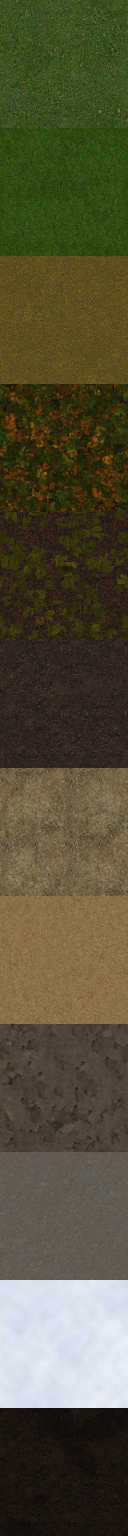
#> input picture game/assets/tex/ter_albedo_1024.jpg, 1024 x 12288 px, found by its file name (shown at 1/8 size)
$ python textures8.py ../game/assets/tex/ter_albedo_1024.jpg ../game/assets/tex/ter_normal_512.jpg
#> lines starting #> are read from the running program, lines starting #| are printed output that depends on the picture
"""Textures for the 8 x 8 km valley map and its buildings.
- terrain array from the browser game's ground strips (assets/tex: grass, lush, dry, forest, needles, soil, cracked, sand,
  rock, gravel, snow, mud), toned for the shared terrain shader, packed normal/roughness/height maps;
- trees: bark and leaf layers and ground sprites (grass, flowers, fern, ivy...) from assets/veg;
- buildings: plaster, interior plaster, brick, concrete, clay roof tiles, corrugated metal, floor tiles, asphalt, carrier deck,
  painted metal, a computer screen.
usage: python3 textures8.py <game_assets_dir> <project_dir>"""
import math
import os
import sys

import numpy as np
from PIL import Image
from scipy import ndimage

sys.path.insert(0, os.path.dirname(__file__))
from texlib import normal_from_height, tileable  # noqa: E402

SRC, PROJ = sys.argv[1], sys.argv[2]
TV = PROJ + '/textures/v8'
TB = PROJ + '/textures/b'
os.makedirs(TV, exist_ok=True)
os.makedirs(TB, exist_ok=True)


def strip_layer(path, n, i, size=None, mode='RGB'):
#> called with n = 12, i = 0, size = 1024, mode = 'RGB'
    im = Image.open(path).convert(mode)
#> im is the input picture: PIL image 1024x12288 RGB; mean R, G, B 84.9, 80.9, 56.7
    w, h = im.size
#> w = 1024; h = 12288
    lh = h // n
#> lh = 1024
    tile = im.crop((0, i * lh, w, (i + 1) * lh))
    if size and tile.size[0] != size:
        tile = tile.resize((size, size), Image.LANCZOS)
    return np.asarray(tile).astype(np.float64) / 255.0


def save_rgb(a, path, q=90):
    im = Image.fromarray(np.clip(a * 255 + 0.5, 0, 255).astype(np.uint8))
    if path.endswith('.jpg'):
        im.save(path, quality=q, optimize=True)
    else:
        im.save(path, optimize=True)


def save_rgba(a, path):
    Image.fromarray(np.clip(a * 255 + 0.5, 0, 255).astype(np.uint8), 'RGBA').save(path, optimize=True)


def pnoise(W, H, fx, fy, seed, order=3):
    g = np.random.RandomState(seed).rand(fy, fx)
    gg = np.tile(g, (3, 3))
    z = ndimage.zoom(gg, (H / fy, W / fx), order=order)
    return z[H:2 * H, W:2 * W]


def fbm(W, H, fx, fy, seed, oct=5, gain=0.5):
    out = np.zeros((H, W))
    a, tot = 1.0, 0.0
    for o in range(oct):
        out += a * pnoise(W, H, fx * 2 ** o, fy * 2 ** o, seed + o * 17)
        tot += a
        a *= gain
    out /= tot
    return (out - out.min()) / (out.max() - out.min() + 1e-9)


def nrh(height, rough, strength=2.0):
    n = normal_from_height(height, strength)
    rough = np.broadcast_to(np.asarray(rough, np.float64), height.shape)
    return np.dstack([n[..., 0], n[..., 1], np.clip(rough, 0, 1), np.clip(height, 0, 1)])


def lum(a):
    return a[..., 0] * 0.299 + a[..., 1] * 0.587 + a[..., 2] * 0.114
#> returned value: shape (1024, 1024) float64


def tone(a, target, sat=1.0, tint=(1, 1, 1)):
    l = lum(a)
    a = a * (target / max(l.mean(), 1e-4))
    l2 = lum(a)[..., None]
    a = l2 + (a - l2) * sat
#> call 2 of strip_layer, with n = 12, i = 0, size = 512, mode = 'RGB'
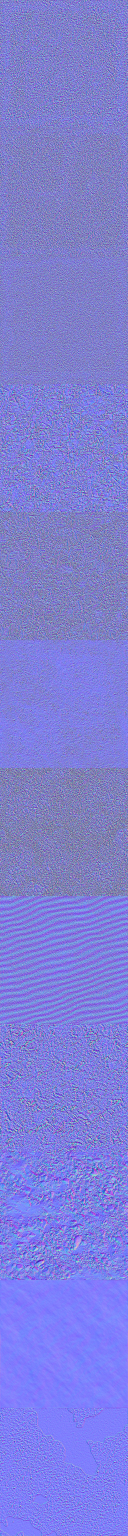
#> input picture game/assets/tex/ter_normal_512.jpg, 512 x 6144 px, found by its file name (shown at 1/4 size)
#> in strip_layer, im is the input picture: PIL image 512x6144 RGB; mean R, G, B 126.8, 127.1, 215.4
    return np.clip(a * np.asarray(tint), 0, 1)


def blur(a, s):
#> called with s = 1
    return ndimage.gaussian_filter(a, s, mode='wrap')


def norm01(a):
    return (a - a.min()) / (a.max() - a.min() + 1e-9)


# ------------------------------------------------------------------ terrain array (8 layers)
print('terrain', flush=True)
TL = ['grass', 'lush', 'dry', 'forest', 'needles', 'soil', 'cracked', 'sand', 'rock', 'gravel', 'snow', 'mud']
ALB = SRC + '/tex/ter_albedo_1024.jpg'
NRM = SRC + '/tex/ter_normal_512.jpg'
# valley layer: (source layer, target luminance, saturation, roughness, normal strength)
V8 = [('grass', 0.30, 0.95, 0.92), ('lush', 0.27, 1.0, 0.9), ('forest', 0.24, 0.95, 0.92), ('soil', 0.26, 0.9, 0.9),
      ('mud', 0.17, 0.85, 0.55), ('sand', 0.44, 0.85, 0.93), ('rock', 0.36, 0.8, 0.78), ('gravel', 0.34, 0.75, 0.88)]
alb_l, nrh_l = [], []
for name, tl, sat, rough in V8:
    i = TL.index(name)
    a = tone(strip_layer(ALB, 12, i, 1024), tl, sat)
    nm = strip_layer(NRM, 12, i, 512)
    h = blur(lum(np.asarray(Image.fromarray((a * 255).astype(np.uint8)).resize((512, 512), Image.LANCZOS)) / 255.0), 1.0)
    h = norm01(h)
    alb_l.append(a)
    nrh_l.append(np.dstack([nm[..., 0], nm[..., 1], np.full((512, 512), rough), h]))
save_rgb(np.concatenate(alb_l, 0), TV + '/terrain_albedo.jpg', 92)
save_rgba(np.concatenate(nrh_l, 0), TV + '/terrain_nrh.png')
#> in save_rgba, `Image.fromarray(np.clip(a * 255 + 0.5, 0, 255).astype(np.uint8), 'RGBA..`:
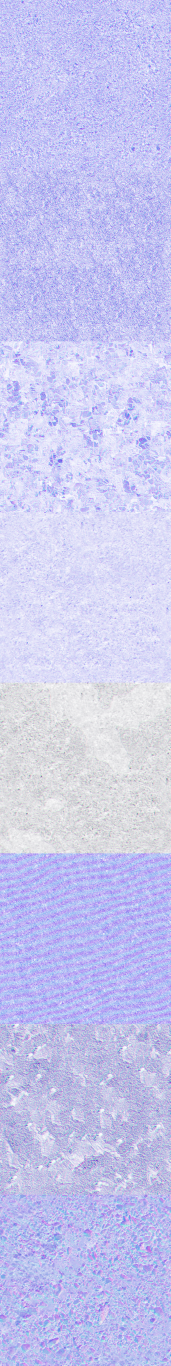
#> saved as terrain_nrh.png: PIL image 512x4096 RGBA (shown at 1/3 size); mean R, G, B, A 126.8, 127.2, 216.2, 108.9; transparent parts drawn white

# ------------------------------------------------------------------ trees and ground sprites
print('veg', flush=True)
BARK = ['oak', 'ash', 'pine', 'birch', 'cedar', 'moss', 'olive', 'dead', 'palm', 'plane']
LEAF = ['oak', 'ash', 'aspen', 'pine', 'palm', 'plane', 'planetwig']
GROUND = ['grass', 'grass_tall', 'grass_dry', 'flowers', 'fern', 'reeds', 'wheat', 'barley', 'greens', 'tomato', 'cotton',
          'sunflower', 'corn', 'shrub', 'tundra', 'beachgrass', 'poppy', 'lavender', 'daisy', 'buttercup', 'blades', 'blades2',
          'tuft', 'ivy']
for i, n in enumerate(BARK):
    if n in ('olive', 'palm'):
        continue
    a = strip_layer(SRC + '/veg/bark_albedo_v2.jpg', len(BARK), i, 512)
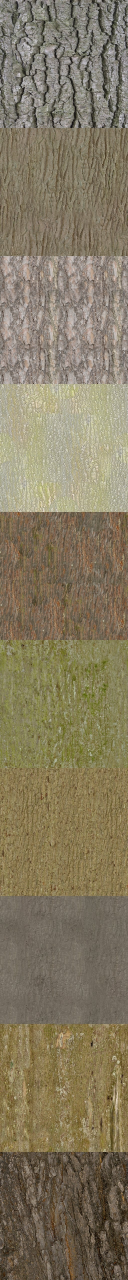
#> input picture game/assets/veg/bark_albedo_v2.jpg, 512 x 5120 px, found by its file name (shown at 1/4 size)
#> in strip_layer, im is the input picture: PIL image 512x5120 RGB; mean R, G, B 131.9, 121.4, 97
    nm = strip_layer(SRC + '/veg/bark_normal_v2.jpg', len(BARK), i, 512)
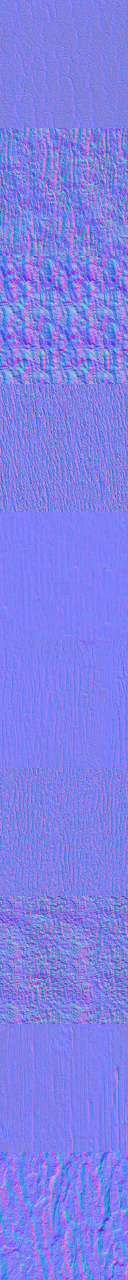
#> input picture game/assets/veg/bark_normal_v2.jpg, 512 x 5120 px, found by its file name (shown at 1/4 size)
#> in strip_layer, im is the input picture: PIL image 512x5120 RGB; mean R, G, B 126.8, 127.7, 232.6
#> in strip_layer (call 18), `tile = im.crop((0, i * lh, w, (i + 1) * lh))`:
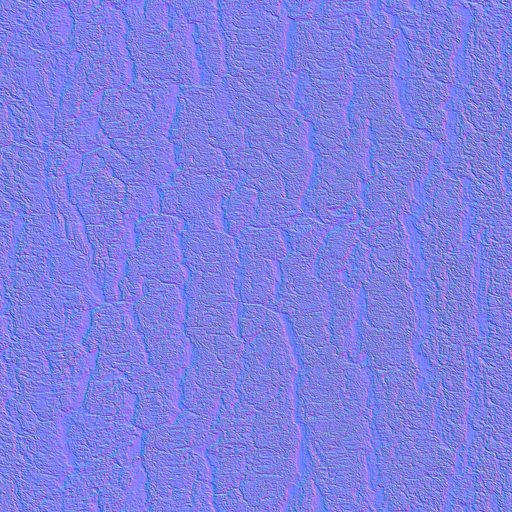
#> tile: PIL image 512x512 RGB; mean R, G, B 127.6, 127.9, 228.5
    save_rgb(a, TV + '/bark_%s.jpg' % n, 90)
    h = norm01(blur(lum(a), 0.8))
#> in norm01 (call 9), `return (a - a.min()) / (a.max() - a.min() + 1e-9)`:
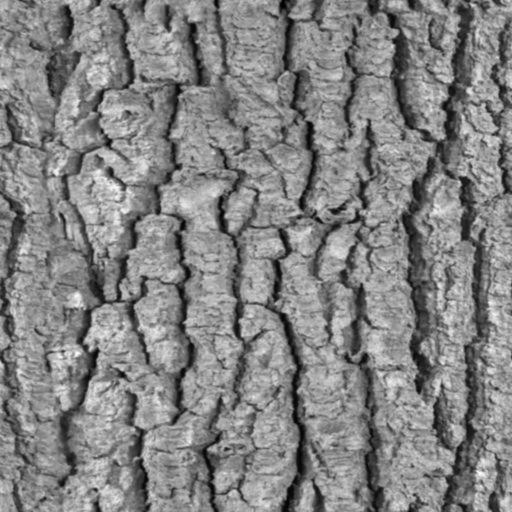
#> returned value: shape (512, 512) float64; min 0, max 1, mean 0.517
    save_rgba(np.dstack([nm[..., 0], nm[..., 1], np.full((512, 512), 0.9), h]), TV + '/bark_%s_nrh.png' % n)
#> in save_rgba (call 2), `Image.fromarray(np.clip(a * 255 + 0.5, 0, 255).astype(np.uint8), 'RGBA..`:
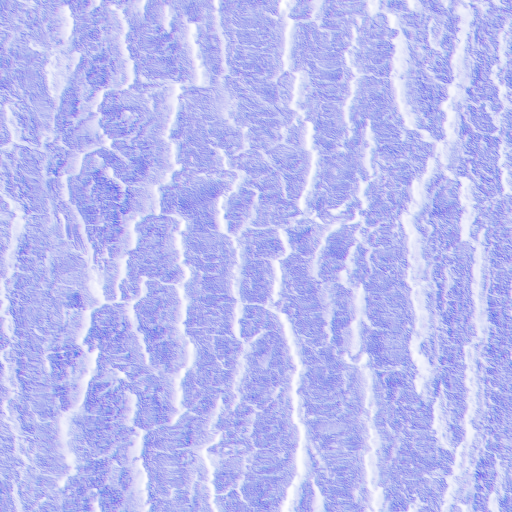
#> saved as bark_oak_nrh.png: PIL image 512x512 RGBA; mean R, G, B, A 127.6, 127.9, 230, 131.9; transparent parts drawn white
#> (the run stopped early here; a loop or call above may not have finished)
